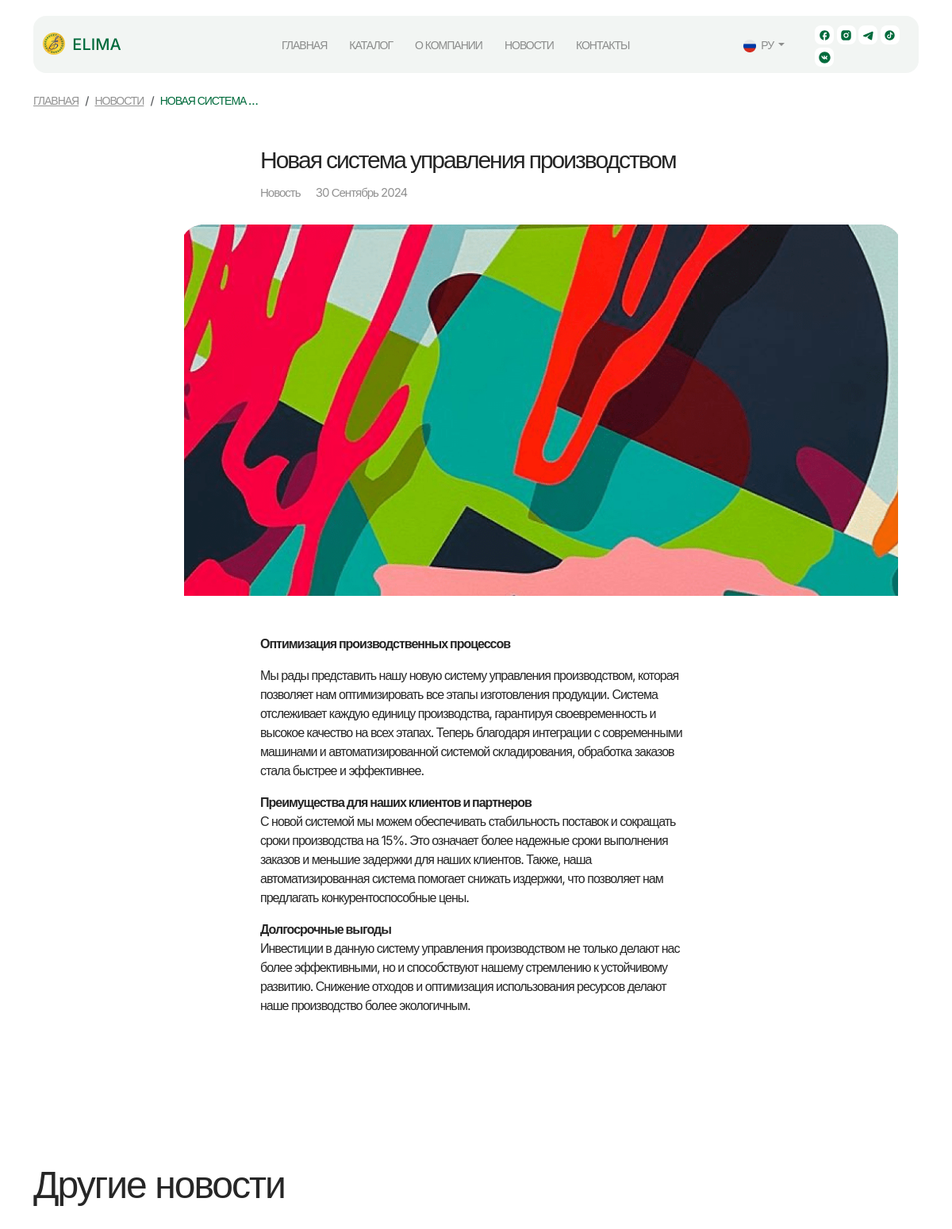
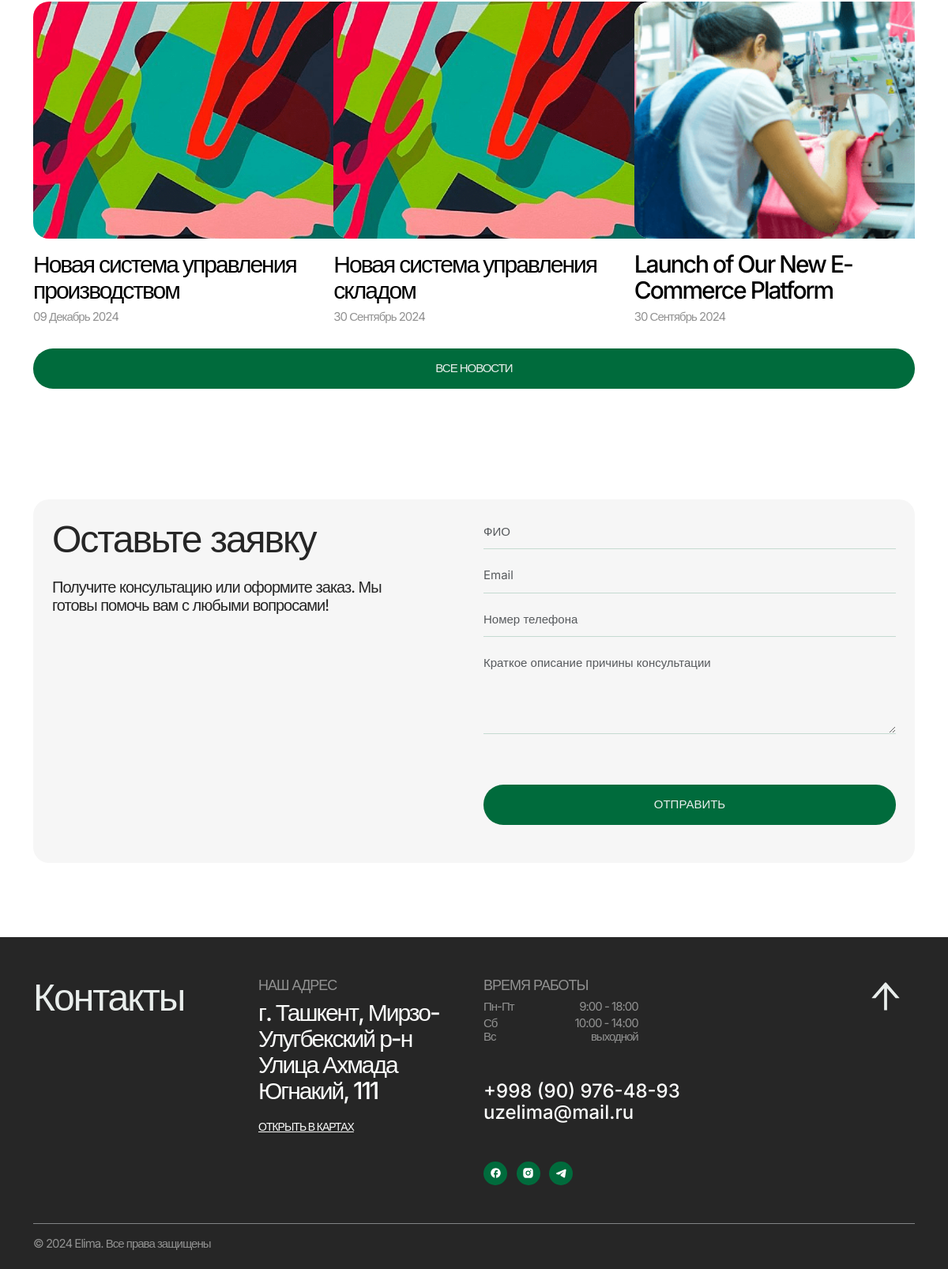
/ru/blog/post/nice-machine-2024/, run on the app's committed database (2 pictures, top to bottom).
### blog/models.py (models this page shows, shortened)
class Post(models.Model):
    title = models.CharField(max_length=255, blank=False)
    slug = models.SlugField(unique=True, blank=True)
    content = RichTextField(config_name='default')
    author = models.CharField(max_length=100)
    photo = models.ImageField(upload_to='img/')
    created_at = models.DateTimeField(default=timezone.now)
    show_on_homepage = models.BooleanField(default=False)
    publish = models.BooleanField(default=True)
    category = models.ForeignKey(PostCategory, on_delete=models.CASCADE, related_name='posts', null=True, blank=True)
    class Meta:
        verbose_name = _("Post")
        verbose_name_plural = _("Posts")

### blog/views.py (the view)
# urls.py: path('post/<slug:slug>/', PostDetailView.as_view(), name='post-detail'),
class PostDetailView(DetailView):
    model = Post
    template_name = 'blog/post_details.html'
    context_object_name = 'post'
    def get_context_data(self, **kwargs):
        context = super().get_context_data(**kwargs)
        other_posts = Post.objects.exclude(id=self.object.id).order_by('-created_at')[:3]
        context['other_posts'] = other_posts
        return context

### blog/templates/blog/post_details.html
{% extends 'base.html' %} {% load i18n %} {% load static %} {% block content %}
<nav class="breadcrumb mt-4">
  <a
    class="breadcrumb-item link-1 text-black-opacity text-uppercase"
    href="{% url 'home' %}"
    >{% trans 'Home' %}</a
  >
  <a
    class="breadcrumb-item link-1 text-black-opacity text-uppercase"
    href="{% url 'news' %}"
    >{% trans 'News' %}</a
  >
  <span
    class="breadcrumb-item link-1 text-accent text-uppercase"
    aria-current="page"
    >{{ post.title|truncatechars:15 }}</span
  >
</nav>
<section class="pt-3">
  <div class="row justify-content-center">
    <div class="col-xl-8">
      <div class="mx-lg-5 px-lg-5">
        <h3 class="heading-3 mt-3 mb-3">{{ post.title }}</h3>
        <p class="body-3 mb-0 text-black-opacity">
          Новость <span class="ms-3">{{ post.created_at|date:"d F Y" }}</span>
        </p>
      </div>
      <div class="post-details-image-box">
        {% if post.photo %}
        <img
          src="{{ post.photo.url }}"
          alt="news detail"
          class="img-fluid mt-4 pt-2"
        />
        {% else %}
        <img
          src="{% static 'images/default-image.png' %}"
          class="img-fluid w-100"
          alt="default image"
        />
        {% endif %}
      </div>
      <div class="mx-lg-5 px-lg-5 mt-4 pt-2">
        <div class="mb-5">
          <p class="body-2">{{ post.content|safe }}</p>
        </div>
      </div>
    </div>
  </div>
</section>
{% if other_posts|length != 0 %}
<section class="history-section">
  <div class="row justify-content-between mb-4">
    <div class="col-lg-12">
      <h2 class="heading-2">{% trans 'Other news' %}</h2>
    </div>
  </div>
  <div class="flexslider-news-details carousel mb-2">
    <ul class="slides">
      {% for other_post in other_posts %}
      <li>
        <a
          href="{% url 'post-detail' other_post.slug %}"
          class="text-black text-decoration-none"
        >
          <div class="bg-grey border-radius-20 post-image-box">
            {% if post.photo %}
            <img
              src="{{ other_post.photo.url }}"
              class="img-fluid w-100"
              alt="news image"
            />
            {% else %}
            <img
              src="{% static 'img/default.png' %}"
              class="img-fluid w-100"
              alt="news image"
            />
            {% endif %}
          </div>
          <h3 class="heading-3 mt-3">{{ other_post.title }}</h3>
          <p class="body-3 mb-0 text-black-opacity">
            {{ other_post.created_at|date:"d F Y" }}
          </p>
        </a>
      </li>
      {% endfor %}
    </ul>
  </div>
  <div class="row">
    <div class="col-12">
      <a href="{% url 'news' %}" class="btn btn-accent w-100 mt-5 mt-xl-4"
        >{% trans 'All news' %}</a
      >
    </div>
  </div>
</section>
{% endif %}
<section class="leaveRequest-section mb-4">
  <div class="bg-grey border-radius-20 px-4 pt-4 pb-5">
      <div class="row justify-content-between">
          <div class="col-lg-5">
              <h2 class="heading-2 mb-3 mb-lg-4">{% trans 'Leave a request' %}</h2>
              <p class="body-2 mb-4 mb-lg-0 pb-2">{% trans 'Get a consultation or place an order. We are ready to help you with any questions you may have!' %}</p>
          </div>
          <div class="col-lg-6">
              {% include 'consultation_form.html' %}
          </div>
      </div>
  </div>
</section>
{% endblock %}

### static/css/style.css (style rules this page uses)
* { margin: 0;padding: 0; }
:root { --Accent: #006B3C; --Accent-light: #E9EEEC; --Accent-light-opacity: rgba(233,238,236,0.6); --Accent-extra-light: #FBFCFB; --Black: #262626; --Black-opacity: rgba(38,38,38,0.5); --Black-opacity-20: rgba(38,38,38,0.2); --White:#fff; --White-opacity: rgba(255,255,255,0.2); --Gray: #F6F6F6; }
body { font-family: "Inter", sans-serif; font-weight: 400; letter-spacing: -1px; color: var(--Black); position: relative; overflow-x: hidden; }
.heading-2 { font-size: 48px; font-weight: 400; letter-spacing: -2px; line-height: 52px; }
.heading-3 { font-size: 30px; line-height: 33px; font-weight: 500; letter-spacing: -2px; }
.body-2 { font-size: 20px; font-weight: 400; line-height: 23px; }
.body-3 { font-size: 15px; font-weight: 400; line-height: 17px; }
.border-radius-20 { border-radius: 20px; }
.text-accent { color: var(--Accent); }
.text-black-opacity { color: var(--Black-opacity); }
.bg-grey { background: var(--Gray); }
.link-1 { font-size: 14px; font-weight: 500; }
.btn { font-size: 15px; padding: 13px; border-radius: 25px; text-transform: uppercase; font-weight: 500; }
.btn-accent { background: var(--Accent); color: var(--Accent-light); }
section { padding: 70px 0; }
.post-image-box { width: 430px; height: 300px; overflow: hidden; }
.post-image-box img { width: 100%; height: 100%; object-fit: cover; object-position: center; }
.post-details-image-box { width: 900px; height: 500px; overflow: hidden; }
.post-details-image-box img { width: 100%; height: 100%; object-fit: cover; object-position: center; }

### static/css/flexslider.css (style rules this page uses)
.slides, .slides > li, .flex-control-nav, .flex-direction-nav { margin: 0; padding: 0; list-style: none; }
.carousel li { margin-right: 5px; }

### data on the page
Post: title "НОВАЯ СИСТЕМА …", title "Новая система управления производством", created_at "30 Сентябрь 2024", photo (picture), content "Оптимизация производственных процессов Мы рады представить нашу новую систему управления производством, которая позволяет нам оптимизировать все этапы изготовления продукции. Система отслеживает каждую единицу производства, гарантируя своевременность и высокое качество на всех этапах. Теперь благодаря интеграции с современными машинами и автоматизированной системой складирования, обработка заказов стала быстрее и эффективнее. Преимущества для наших клиентов и партнеров С новой системой мы можем обеспечивать стабильность поставок и сокращать сроки производства на 15%. Это означает более надежные сроки выполнения заказов и меньшие задержки для наших клиентов. Также, наша автоматизированная…"
Post: photo (picture), title "Новая система управления производством", created_at "09 Декабрь 2024"
Post: photo (picture), title "Новая система управления складом", created_at "30 Сентябрь 2024"
Post: photo (picture), title "Launch of Our New E-Commerce Platform", created_at "30 Сентябрь 2024"
